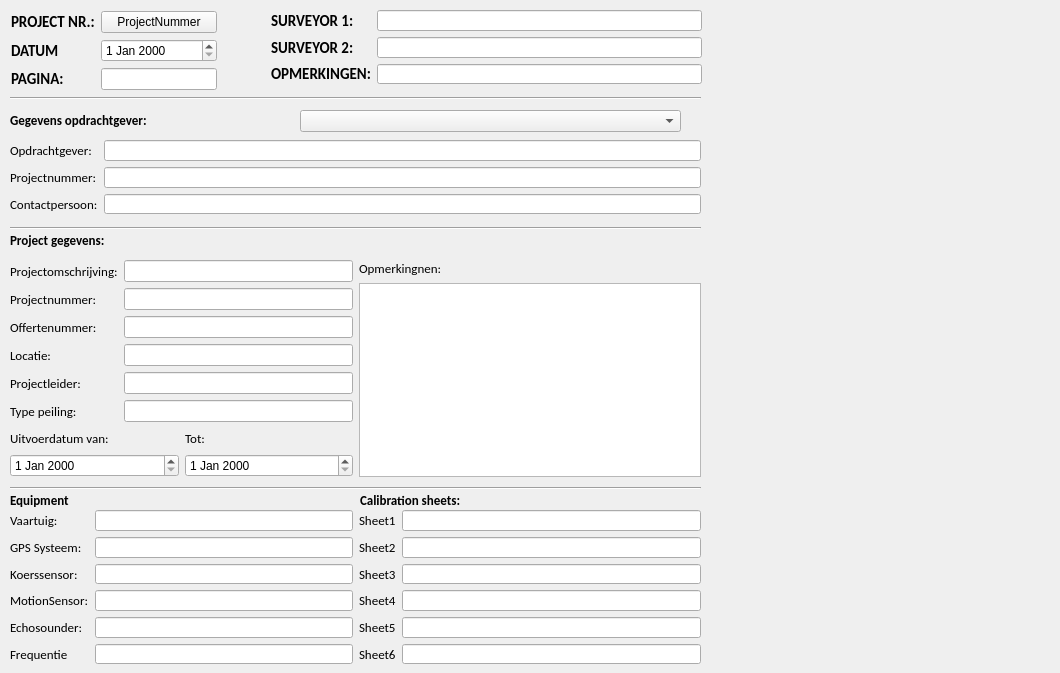
   <widget class="QWidget" name="tab">
    <attribute name="title">
     <string>General information</string>
    </attribute>
    <widget class="QWidget" name="layoutWidget">
     <property name="geometry">
      <rect>
       <x>10</x>
       <y>260</y>
       <width>691</width>
       <height>217</height>
      </rect>
     </property>
     <layout class="QHBoxLayout" name="horizontalLayout_2">
      <item>
       <layout class="QVBoxLayout" name="verticalLayout_4">
        <item>
         <layout class="QGridLayout" name="gridLayout_4">
          <item row="0" column="0">
           <widget class="QLabel" name="label_14">
            <property name="font">
             <font>
              <family>Calibri</family>
              <pointsize>10</pointsize>
              <weight>50</weight>
              <bold>false</bold>
             </font>
            </property>
            <property name="text">
             <string>Projectomschrijving:</string>
            </property>
           </widget>
          </item>
          <item row="0" column="1">
           <widget class="QLineEdit" name="lineEdit_8"/>
          </item>
          <item row="1" column="0">
           <widget class="QLabel" name="label_15">
            <property name="font">
             <font>
              <family>Calibri</family>
              <pointsize>10</pointsize>
              <weight>50</weight>
              <bold>false</bold>
             </font>
            </property>
            <property name="text">
             <string>Projectnummer:</string>
            </property>
           </widget>
          </item>
          <item row="1" column="1">
           <widget class="QLineEdit" name="lineEdit_9"/>
          </item>
          <item row="2" column="0">
           <widget class="QLabel" name="label_16">
            <property name="font">
             <font>
              <family>Calibri</family>
              <pointsize>10</pointsize>
              <weight>50</weight>
              <bold>false</bold>
             </font>
            </property>
            <property name="text">
             <string>Offertenummer:</string>
            </property>
           </widget>
          </item>
          <item row="2" column="1">
           <widget class="QLineEdit" name="Quotation"/>
          </item>
          <item row="3" column="0">
           <widget class="QLabel" name="label_18">
            <property name="font">
             <font>
              <family>Calibri</family>
              <pointsize>10</pointsize>
              <weight>50</weight>
              <bold>false</bold>
             </font>
            </property>
            <property name="text">
             <string>Locatie:</string>
            </property>
           </widget>
          </item>
          <item row="3" column="1">
           <widget class="QLineEdit" name="lineEdit_11"/>
          </item>
          <item row="4" column="0">
           <widget class="QLabel" name="label_19">
            <property name="font">
             <font>
              <family>Calibri</family>
              <pointsize>10</pointsize>
              <weight>50</weight>
              <bold>false</bold>
             </font>
            </property>
            <property name="text">
             <string>Projectleider:</string>
            </property>
           </widget>
          </item>
          <item row="4" column="1">
           <widget class="QLineEdit" name="lineEdit_13"/>
          </item>
          <item row="5" column="0">
           <widget class="QLabel" name="label_20">
            <property name="font">
             <font>
              <family>Calibri</family>
              <pointsize>10</pointsize>
              <weight>50</weight>
              <bold>false</bold>
             </font>
            </property>
            <property name="text">
             <string>Type peiling:</string>
            </property>
           </widget>
          </item>
          <item row="5" column="1">
           <widget class="QLineEdit" name="lineEdit_12"/>
          </item>
         </layout>
        </item>
        <item>
         <layout class="QHBoxLayout" name="horizontalLayout">
          <item>
           <layout class="QVBoxLayout" name="verticalLayout">
            <item>
             <widget class="QLabel" name="label_21">
              <property name="font">
               <font>
                <family>Calibri</family>
                <pointsize>10</pointsize>
                <weight>50</weight>
                <bold>false</bold>
               </font>
              </property>
              <property name="text">
               <string>Uitvoerdatum van:</string>
              </property>
             </widget>
            </item>
            <item>
             <widget class="QDateEdit" name="dateEdit"/>
            </item>
           </layout>
          </item>
          <item>
           <layout class="QVBoxLayout" name="verticalLayout_3">
            <item>
             <widget class="QLabel" name="label_22">
              <property name="font">
               <font>
                <family>Calibri</family>
                <pointsize>10</pointsize>
                <weight>50</weight>
                <bold>false</bold>
               </font>
              </property>
              <property name="text">
               <string>Tot:</string>
              </property>
             </widget>
            </item>
            <item>
             <widget class="QDateEdit" name="dateEdit_2"/>
            </item>
           </layout>
          </item>
         </layout>
        </item>
       </layout>
      </item>
      <item>
       <layout class="QVBoxLayout" name="verticalLayout_5">
        <item>
         <widget class="QLabel" name="label_23">
          <property name="font">
           <font>
            <family>Calibri</family>
            <pointsize>10</pointsize>
            <weight>50</weight>
            <bold>false</bold>
           </font>
          </property>
          <property name="text">
           <string>Opmerkingnen:</string>
          </property>
         </widget>
        </item>
        <item>
         <widget class="QTextEdit" name="textEdit"/>
        </item>
       </layout>
      </item>
     </layout>
    </widget>
    <widget class="QLabel" name="label_37">
     <property name="geometry">
      <rect>
       <x>360</x>
       <y>490</y>
       <width>691</width>
       <height>20</height>
      </rect>
     </property>
     <property name="font">
      <font>
       <family>Calibri</family>
       <pointsize>10</pointsize>
       <weight>75</weight>
       <bold>true</bold>
      </font>
     </property>
     <property name="text">
      <string>Calibration sheets:</string>
     </property>
    </widget>
    <widget class="Line" name="line">
     <property name="geometry">
      <rect>
       <x>10</x>
       <y>90</y>
       <width>691</width>
       <height>16</height>
      </rect>
     </property>
     <property name="orientation">
      <enum>Qt::Horizontal</enum>
     </property>
    </widget>
    <widget class="QWidget" name="layoutWidget_3">
     <property name="geometry">
      <rect>
       <x>10</x>
       <y>140</y>
       <width>691</width>
       <height>74</height>
      </rect>
     </property>
     <layout class="QGridLayout" name="gridLayout_3">
      <item row="0" column="0">
       <widget class="QLabel" name="label_10">
        <property name="font">
         <font>
          <family>Calibri</family>
          <pointsize>10</pointsize>
          <weight>50</weight>
          <bold>false</bold>
         </font>
        </property>
        <property name="text">
         <string>Opdrachtgever:</string>
        </property>
       </widget>
      </item>
      <item row="0" column="1">
       <widget class="QLineEdit" name="opdrg"/>
      </item>
      <item row="1" column="0">
       <widget class="QLabel" name="label_11">
        <property name="font">
         <font>
          <family>Calibri</family>
          <pointsize>10</pointsize>
          <weight>50</weight>
          <bold>false</bold>
         </font>
        </property>
        <property name="text">
         <string>Projectnummer:</string>
        </property>
       </widget>
      </item>
      <item row="1" column="1">
       <widget class="QLineEdit" name="opdrprojnr"/>
      </item>
      <item row="2" column="0">
       <widget class="QLabel" name="label_12">
        <property name="font">
         <font>
          <family>Calibri</family>
          <pointsize>10</pointsize>
          <weight>50</weight>
          <bold>false</bold>
         </font>
        </property>
        <property name="text">
         <string>Contactpersoon:</string>
        </property>
       </widget>
      </item>
      <item row="2" column="1">
       <widget class="QLineEdit" name="opdrcont"/>
      </item>
     </layout>
    </widget>
    <widget class="QWidget" name="layoutWidget_4">
     <property name="geometry">
      <rect>
       <x>10</x>
       <y>510</y>
       <width>691</width>
       <height>154</height>
      </rect>
     </property>
     <layout class="QHBoxLayout" name="horizontalLayout_3">
      <item>
       <layout class="QGridLayout" name="gridLayout_5">
        <item row="0" column="0">
         <widget class="QLabel" name="label_24">
          <property name="font">
           <font>
            <family>Calibri</family>
            <pointsize>10</pointsize>
            <weight>50</weight>
            <bold>false</bold>
           </font>
          </property>
          <property name="text">
           <string>Vaartuig:</string>
          </property>
         </widget>
        </item>
        <item row="0" column="1">
         <widget class="QLineEdit" name="lineEdit_15"/>
        </item>
        <item row="1" column="0">
         <widget class="QLabel" name="label_26">
          <property name="font">
           <font>
            <family>Calibri</family>
            <pointsize>10</pointsize>
            <weight>50</weight>
            <bold>false</bold>
           </font>
          </property>
          <property name="text">
           <string>GPS Systeem:</string>
          </property>
         </widget>
        </item>
        <item row="1" column="1">
         <widget class="QLineEdit" name="lineEdit_18"/>
        </item>
        <item row="2" column="0">
         <widget class="QLabel" name="label_28">
          <property name="font">
           <font>
            <family>Calibri</family>
            <pointsize>10</pointsize>
            <weight>50</weight>
            <bold>false</bold>
           </font>
          </property>
          <property name="text">
           <string>Koerssensor:</string>
          </property>
         </widget>
        </item>
        <item row="2" column="1">
         <widget class="QLineEdit" name="lineEdit_17"/>
        </item>
        <item row="3" column="0">
         <widget class="QLabel" name="label_25">
          <property name="font">
           <font>
            <family>Calibri</family>
            <pointsize>10</pointsize>
            <weight>50</weight>
            <bold>false</bold>
           </font>
          </property>
          <property name="text">
           <string>MotionSensor:</string>
          </property>
         </widget>
        </item>
        <item row="3" column="1">
         <widget class="QLineEdit" name="lineEdit_19"/>
        </item>
        <item row="4" column="0">
         <widget class="QLabel" name="label_27">
          <property name="font">
           <font>
            <family>Calibri</family>
            <pointsize>10</pointsize>
            <weight>50</weight>
            <bold>false</bold>
           </font>
          </property>
          <property name="text">
           <string>Echosounder:</string>
          </property>
         </widget>
        </item>
        <item row="4" column="1">
         <widget class="QLineEdit" name="lineEdit_14"/>
        </item>
        <item row="5" column="0">
         <widget class="QLabel" name="label_29">
          <property name="font">
           <font>
            <family>Calibri</family>
            <pointsize>10</pointsize>
            <weight>50</weight>
            <bold>false</bold>
           </font>
          </property>
          <property name="text">
           <string>Frequentie</string>
          </property>
         </widget>
        </item>
        <item row="5" column="1">
         <widget class="QLineEdit" name="lineEdit_16"/>
        </item>
       </layout>
      </item>
      <item>
       <layout class="QGridLayout" name="gridLayout_6">
        <item row="0" column="0">
         <widget class="QLabel" name="label_31">
          <property name="font">
           <font>
            <family>Calibri</family>
            <pointsize>10</pointsize>
            <weight>50</weight>
            <bold>false</bold>
           </font>
          </property>
          <property name="text">
           <string>Sheet1</string>
          </property>
         </widget>
        </item>
        <item row="0" column="1">
         <widget class="QLineEdit" name="lineEdit_20"/>
        </item>
        <item row="1" column="0">
         <widget class="QLabel" name="label_32">
          <property name="font">
           <font>
            <family>Calibri</family>
            <pointsize>10</pointsize>
            <weight>50</weight>
            <bold>false</bold>
           </font>
          </property>
          <property name="text">
           <string>Sheet2</string>
          </property>
         </widget>
        </item>
        <item row="1" column="1">
         <widget class="QLineEdit" name="lineEdit_21"/>
        </item>
        <item row="2" column="0">
         <widget class="QLabel" name="label_33">
          <property name="font">
           <font>
            <family>Calibri</family>
            <pointsize>10</pointsize>
            <weight>50</weight>
            <bold>false</bold>
           </font>
          </property>
          <property name="text">
           <string>Sheet3</string>
          </property>
         </widget>
        </item>
        <item row="2" column="1">
         <widget class="QLineEdit" name="lineEdit_22"/>
        </item>
        <item row="3" column="0">
         <widget class="QLabel" name="label_34">
          <property name="font">
           <font>
            <family>Calibri</family>
            <pointsize>10</pointsize>
            <weight>50</weight>
            <bold>false</bold>
           </font>
          </property>
          <property name="text">
           <string>Sheet4</string>
          </property>
         </widget>
        </item>
        <item row="3" column="1">
         <widget class="QLineEdit" name="lineEdit_23"/>
        </item>
        <item row="4" column="0">
         <widget class="QLabel" name="label_35">
          <property name="font">
           <font>
            <family>Calibri</family>
            <pointsize>10</pointsize>
            <weight>50</weight>
            <bold>false</bold>
           </font>
          </property>
          <property name="text">
           <string>Sheet5</string>
          </property>
         </widget>
        </item>
        <item row="4" column="1">
         <widget class="QLineEdit" name="lineEdit_24"/>
        </item>
        <item row="5" column="0">
         <widget class="QLabel" name="label_36">
          <property name="font">
           <font>
            <family>Calibri</family>
            <pointsize>10</pointsize>
            <weight>50</weight>
            <bold>false</bold>
           </font>
          </property>
          <property name="text">
           <string>Sheet6</string>
          </property>
         </widget>
        </item>
        <item row="5" column="1">
         <widget class="QLineEdit" name="lineEdit_25"/>
        </item>
       </layout>
      </item>
     </layout>
    </widget>
    <widget class="QLabel" name="label_13">
     <property name="geometry">
      <rect>
       <x>10</x>
       <y>110</y>
       <width>691</width>
       <height>20</height>
      </rect>
     </property>
     <property name="font">
      <font>
       <family>Calibri</family>
       <pointsize>10</pointsize>
       <weight>75</weight>
       <bold>true</bold>
      </font>
     </property>
     <property name="text">
      <string>Gegevens opdrachtgever:</string>
     </property>
    </widget>
    <widget class="QWidget" name="layoutWidget_5">
     <property name="geometry">
      <rect>
       <x>271</x>
       <y>10</y>
       <width>431</width>
       <height>74</height>
      </rect>
     </property>
     <layout class="QGridLayout" name="gridLayout_2">
      <item row="0" column="0">
       <widget class="QLabel" name="label_7">
        <property name="font">
         <font>
          <family>Calibri</family>
          <pointsize>11</pointsize>
          <weight>75</weight>
          <bold>true</bold>
         </font>
        </property>
        <property name="text">
         <string>SURVEYOR 1:</string>
        </property>
       </widget>
      </item>
      <item row="0" column="1">
       <widget class="QLineEdit" name="surveyor1"/>
      </item>
      <item row="1" column="0">
       <widget class="QLabel" name="label_9">
        <property name="font">
         <font>
          <family>Calibri</family>
          <pointsize>11</pointsize>
          <weight>75</weight>
          <bold>true</bold>
         </font>
        </property>
        <property name="text">
         <string>SURVEYOR 2:</string>
        </property>
       </widget>
      </item>
      <item row="1" column="1">
       <widget class="QLineEdit" name="surveyor2"/>
      </item>
      <item row="2" column="0">
       <widget class="QLabel" name="label_8">
        <property name="font">
         <font>
          <family>Calibri</family>
          <pointsize>11</pointsize>
          <weight>75</weight>
          <bold>true</bold>
         </font>
        </property>
        <property name="text">
         <string>OPMERKINGEN:</string>
        </property>
       </widget>
      </item>
      <item row="2" column="1">
       <widget class="QLineEdit" name="opmerking"/>
      </item>
     </layout>
    </widget>
    <widget class="Line" name="line_3">
     <property name="geometry">
      <rect>
       <x>10</x>
       <y>480</y>
       <width>691</width>
       <height>16</height>
      </rect>
     </property>
     <property name="orientation">
      <enum>Qt::Horizontal</enum>
     </property>
    </widget>
    <widget class="Line" name="line_2">
     <property name="geometry">
      <rect>
       <x>10</x>
       <y>220</y>
       <width>691</width>
       <height>16</height>
      </rect>
     </property>
     <property name="orientation">
      <enum>Qt::Horizontal</enum>
     </property>
    </widget>
    <widget class="QLabel" name="label_17">
     <property name="geometry">
      <rect>
       <x>10</x>
       <y>230</y>
       <width>691</width>
       <height>20</height>
      </rect>
     </property>
     <property name="font">
      <font>
       <family>Calibri</family>
       <pointsize>10</pointsize>
       <weight>75</weight>
       <bold>true</bold>
      </font>
     </property>
     <property name="text">
      <string>Project gegevens:</string>
     </property>
    </widget>
    <widget class="QLabel" name="label_30">
     <property name="geometry">
      <rect>
       <x>10</x>
       <y>490</y>
       <width>691</width>
       <height>20</height>
      </rect>
     </property>
     <property name="font">
      <font>
       <family>Calibri</family>
       <pointsize>10</pointsize>
       <weight>75</weight>
       <bold>true</bold>
      </font>
     </property>
     <property name="text">
      <string>Equipment</string>
     </property>
    </widget>
    <widget class="QWidget" name="layoutWidget_2">
     <property name="geometry">
      <rect>
       <x>11</x>
       <y>11</y>
       <width>206</width>
       <height>79</height>
      </rect>
     </property>
     <layout class="QGridLayout" name="gridLayout">
      <item row="0" column="0">
       <widget class="QLabel" name="label_4">
        <property name="font">
         <font>
          <family>Calibri</family>
          <pointsize>11</pointsize>
          <weight>75</weight>
          <bold>true</bold>
         </font>
        </property>
        <property name="text">
         <string>PROJECT NR.:</string>
        </property>
       </widget>
      </item>
      <item row="1" column="0">
       <widget class="QLabel" name="label_5">
        <property name="font">
         <font>
          <family>Calibri</family>
          <pointsize>11</pointsize>
          <weight>75</weight>
          <bold>true</bold>
         </font>
        </property>
        <property name="text">
         <string>DATUM</string>
        </property>
       </widget>
      </item>
      <item row="2" column="0">
       <widget class="QLabel" name="label_6">
        <property name="font">
         <font>
          <family>Calibri</family>
          <pointsize>11</pointsize>
          <weight>75</weight>
          <bold>true</bold>
         </font>
        </property>
        <property name="text">
         <string>PAGINA:</string>
        </property>
       </widget>
      </item>
      <item row="2" column="1">
       <widget class="QLineEdit" name="pagina"/>
      </item>
      <item row="0" column="1">
       <widget class="QPushButton" name="button">
        <property name="whatsThis">
         <string>knopje</string>
        </property>
        <property name="text">
         <string>ProjectNummer</string>
        </property>
       </widget>
      </item>
      <item row="1" column="1">
       <widget class="QDateEdit" name="date"/>
      </item>
     </layout>
    </widget>
    <widget class="QComboBox" name="fwfolder">
     <property name="geometry">
      <rect>
       <x>300</x>
       <y>110</y>
       <width>381</width>
       <height>22</height>
      </rect>
     </property>
    </widget>
   </widget>
